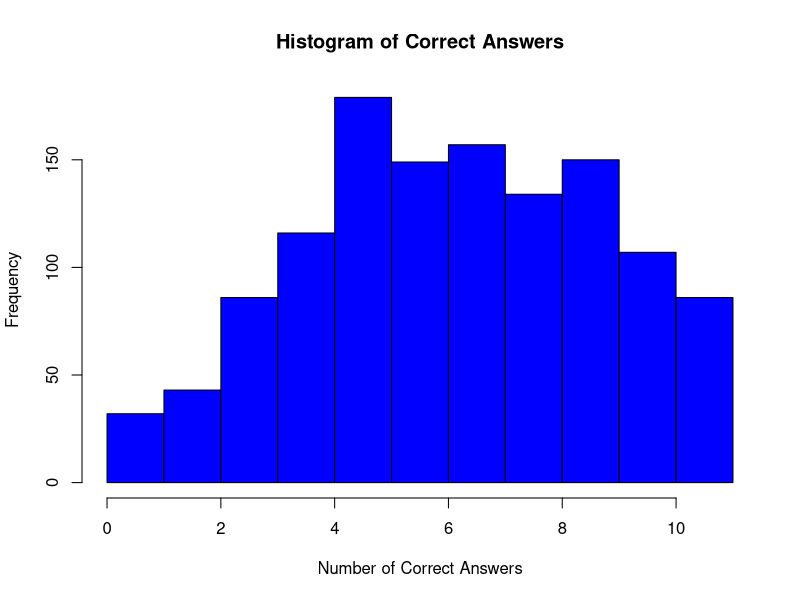
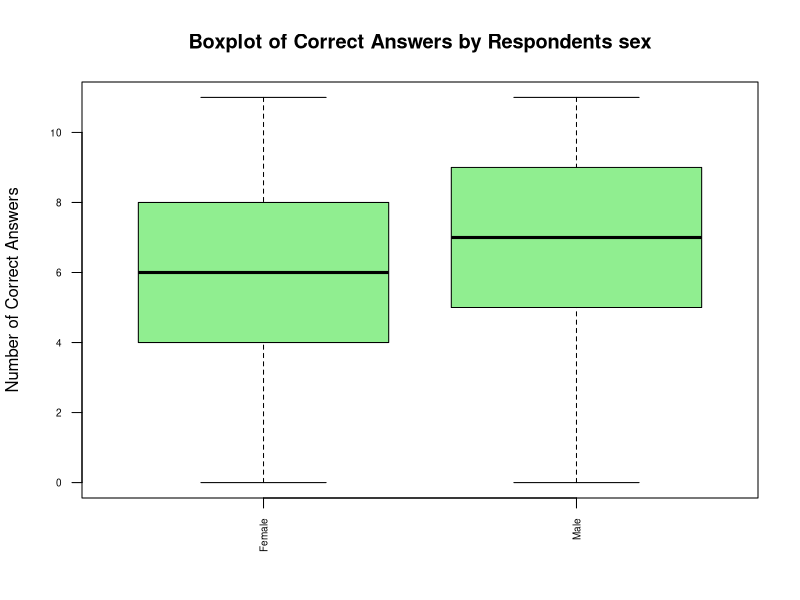
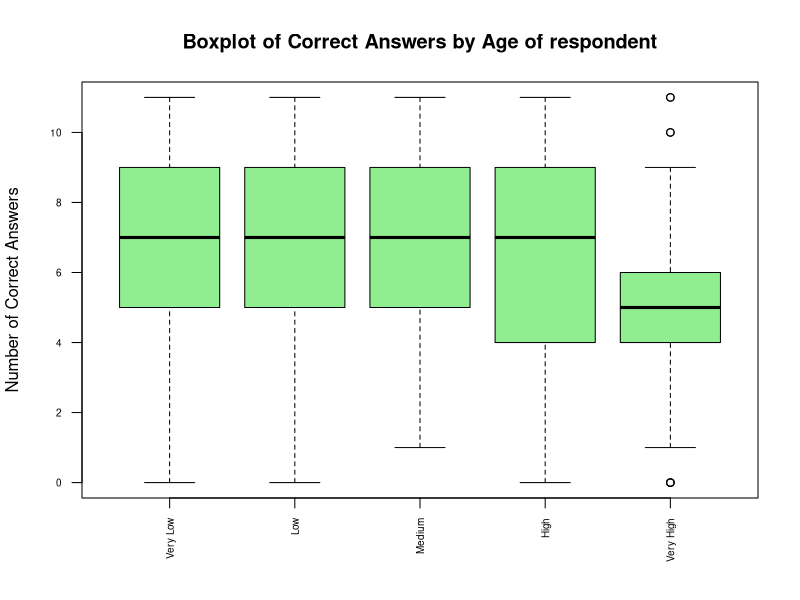
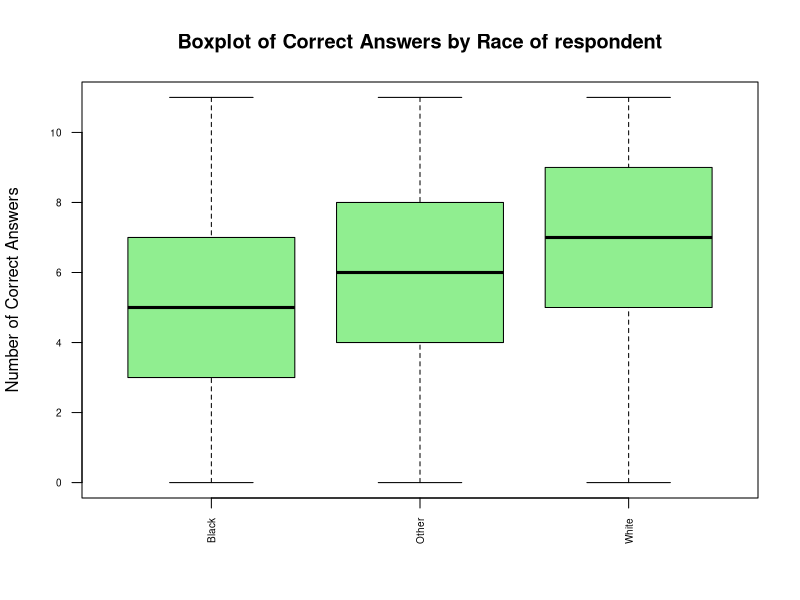
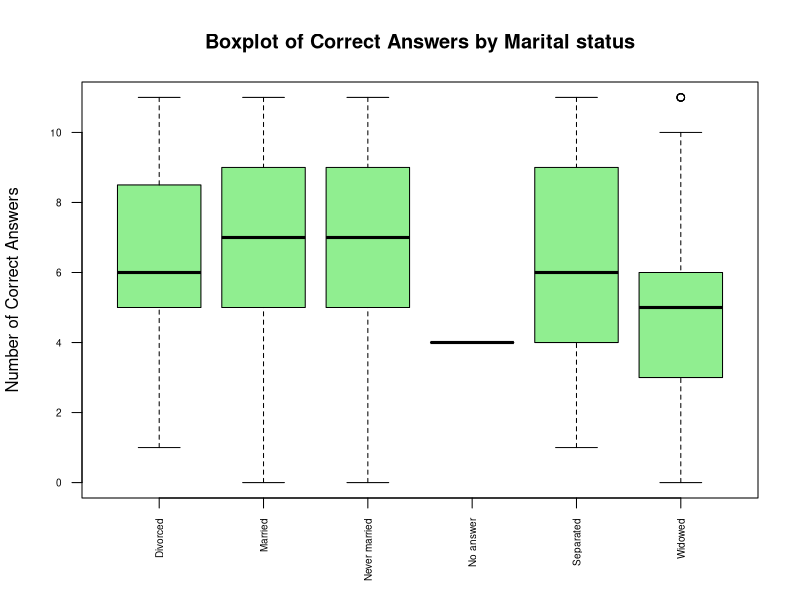
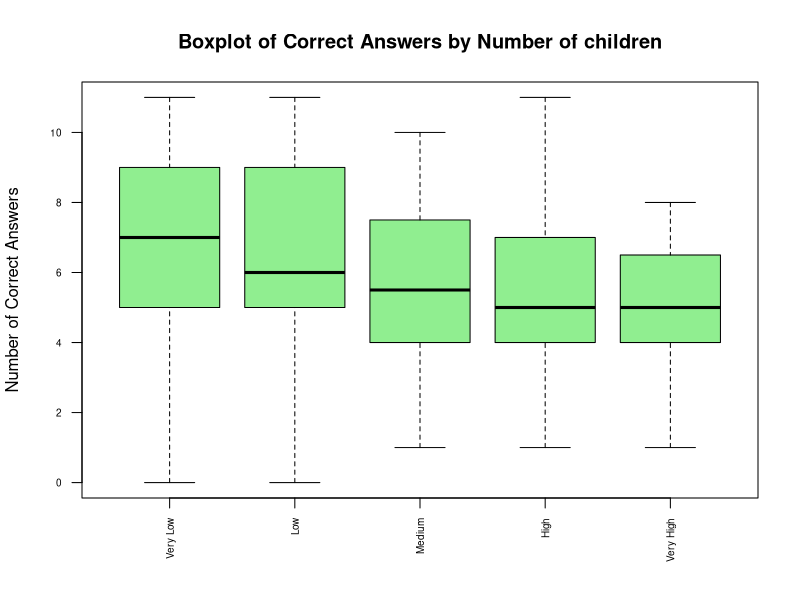
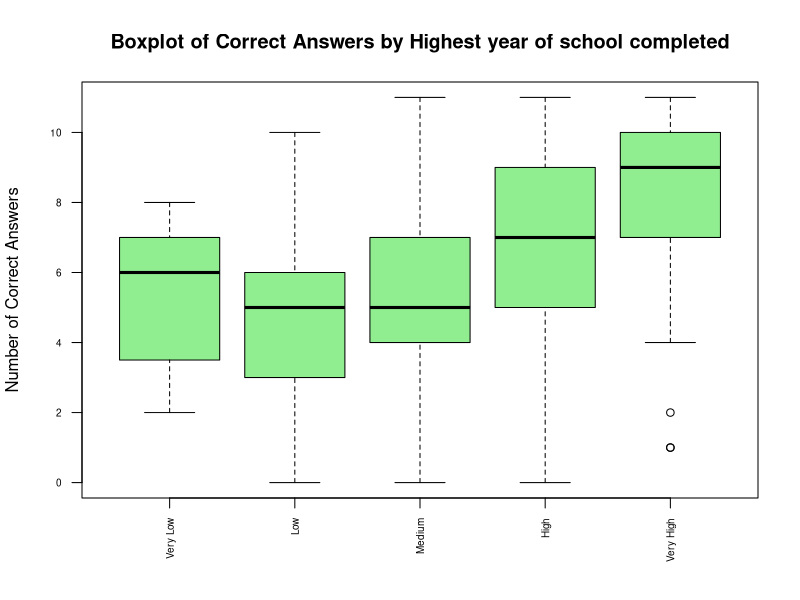
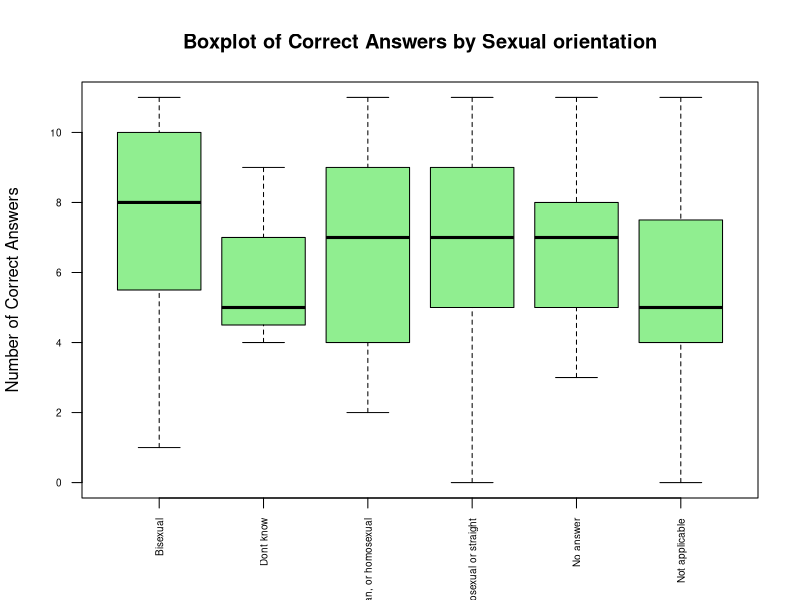

Generate these figures, in order, with R:
## ---- chunk 1
library(readxl)
library(stats)
## ---- chunk 2
data <- read_excel("GSS_1972_2014.xlsx")
## ---- chunk 3
colnames(data)
## ---- chunk 4
correct_answers <- c("True", "False", "True", "False", "True",
                     "False", "True", "True", "True",
                     "Earth around sun", "One year")
## ---- chunk 5
data_2014 <- data[data$"Gss year for this respondent" == 2014, ]

data_2014
## ---- chunk 6
science_questions <- colnames(data_2014)[c(42:52)]

science_questions
## ---- chunk 7
data_2014$"Number of children" <-
  ifelse(data_2014$"Number of children" == "Eight or more",
         8, data_2014$"Number of children")
## ---- chunk 8
data_2014 <- data_2014[rowSums(data_2014[science_questions] == "Not applicable")
                       != length(science_questions), ]

data_2014
## ---- chunk 9
data_2014$correct_answers <- NA


for (i in seq_len(nrow(data_2014))) {
  data_2014$correct_answers[i] <-
    sum(data_2014[i, science_questions] == correct_answers)
}

data_2014$correct_answers
## ---- chunk 10
hist(data_2014$correct_answers,
     main = "Histogram of Correct Answers",
     xlab = "Number of Correct Answers",
     ylab = "Frequency",
     col = "blue")
## ---- chunk 11
cuantitative_variables <- c("Age of respondent",
                            "Number of children",
                            "Highest year of school completed")

for (var in cuantitative_variables) {
  data_2014[[var]] <- as.numeric(data_2014[[var]])
}

number_of_bins <- 5

for (var in cuantitative_variables) {
  data_2014[[var]] <- cut(data_2014[[var]],
                          breaks = number_of_bins,
                          labels = c("Very Low", "Low",
                                     "Medium", "High", "Very High"))
}
## ---- chunk 12

demographic_variables <- c("Respondents sex",
                           "Age of respondent",
                           "Race of respondent",
                           "Marital status",
                           "Number of children",
                           "Highest year of school completed",
                           "Sexual orientation",
                           "Respondents income",
                           "Does r own or rent home?")

significant_variables <- c()

for (var in demographic_variables) {
  anova_result <- aov(correct_answers ~ data_2014[[var]], data = data_2014)

  print(paste("ANOVA for", var))

  print(summary(anova_result))

  par(mgp = c(3, 1, 0), cex.axis = 0.6)

  boxplot(data_2014$correct_answers ~ data_2014[[var]],
          main = paste("Boxplot of Correct Answers by", var),
          xlab = "", ylab = "Number of Correct Answers", col = "lightgreen",
          las = 2)

  if (summary(anova_result)[[1]][["Pr(>F)"]][1] < 0.05) {

    significant_variables <- c(significant_variables, var)
  }
}
## ---- chunk 13

for (var in significant_variables) {
  anova_result <- aov(correct_answers ~ data_2014[[var]], data = data_2014)

  posthoc_result <- TukeyHSD(anova_result)

  print(paste("Post-Hoc Test for", var))

  print(posthoc_result)

  aggregate_data <- aggregate(correct_answers ~ data_2014[[var]],
                              data = data_2014, mean)

  par(mgp = c(3, 1, 0), cex.axis = 0.6)

  barplot(aggregate_data$correct_answers,
          names.arg = aggregate_data[, 1],
          main = paste("Bar Plot of Mean Correct Answers by", var),
          xlab = "", ylab = "Mean Number of Correct Answers", col = "coral",
          las = 2)
}
